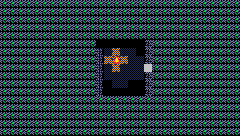

Tiled map render using the project's own tile images. Description and the whole map definition, tile-layer contents included, below:
An orthogonal 30x17 tile map with 8x8 px tiles, 3 tile layers (Tile Layer 1, door, wall).

<map version="1.8" tiledversion="1.8.0" orientation="orthogonal" renderorder="right-down" width="30" height="17" tilewidth="8" tileheight="8" infinite="0" nextlayerid="4" nextobjectid="1">
 <tileset firstgid="1" source="../tilemap.tsx" />
 <layer id="1" name="Tile Layer 1" width="30" height="17">
  <data encoding="csv">
13,13,13,13,13,13,13,13,13,13,13,13,13,13,13,13,13,13,13,13,13,13,13,13,13,13,13,13,13,13,
13,13,13,13,13,13,13,13,13,13,13,13,13,13,13,13,13,13,13,13,13,13,13,13,13,13,13,13,13,13,
13,13,13,13,13,13,13,13,13,13,13,13,13,13,13,13,13,13,13,13,13,13,13,13,13,13,13,13,13,13,
13,13,13,13,13,13,13,13,13,13,13,13,13,13,13,13,13,13,13,13,13,13,13,13,13,13,13,13,13,13,
13,13,13,13,13,13,13,13,13,13,13,13,13,13,13,13,13,13,13,13,13,13,13,13,13,13,13,13,13,13,
13,13,13,13,13,13,13,13,13,13,13,13,0,0,0,0,0,0,0,13,13,13,13,13,13,13,13,13,13,13,
13,13,13,13,13,13,13,13,13,13,13,13,0,1,2,1,1,11,0,13,13,13,13,13,13,13,13,13,13,13,
13,13,13,13,13,13,13,13,13,13,13,13,0,2,3,2,1,1,0,13,13,13,13,13,13,13,13,13,13,13,
13,13,13,13,13,13,13,13,13,13,13,13,0,1,2,1,1,1,0,13,13,13,13,13,13,13,13,13,13,13,
13,13,13,13,13,13,13,13,13,13,13,13,0,1,1,1,1,1,0,13,13,13,13,13,13,13,13,13,13,13,
13,13,13,13,13,13,13,13,13,13,13,13,0,11,1,1,11,11,0,13,13,13,13,13,13,13,13,13,13,13,
13,13,13,13,13,13,13,13,13,13,13,13,0,0,0,0,0,0,0,13,13,13,13,13,13,13,13,13,13,13,
13,13,13,13,13,13,13,13,13,13,13,13,13,13,13,13,13,13,13,13,13,13,13,13,13,13,13,13,13,13,
13,13,13,13,13,13,13,13,13,13,13,13,13,13,13,13,13,13,13,13,13,13,13,13,13,13,13,13,13,13,
13,13,13,13,13,13,13,13,13,13,13,13,13,13,13,13,13,13,13,13,13,13,13,13,13,13,13,13,13,13,
13,13,13,13,13,13,13,13,13,13,13,13,13,13,13,13,13,13,13,13,13,13,13,13,13,13,13,13,13,13,
13,13,13,13,13,13,13,13,13,13,13,13,13,13,13,13,13,13,13,13,13,13,13,13,13,13,13,13,13,13
</data>
 </layer>
 <layer id="3" name="door" width="30" height="17">
  <data encoding="csv">
0,0,0,0,0,0,0,0,0,0,0,0,0,0,0,0,0,0,0,0,0,0,0,0,0,0,0,0,0,0,
0,0,0,0,0,0,0,0,0,0,0,0,0,0,0,0,0,0,0,0,0,0,0,0,0,0,0,0,0,0,
0,0,0,0,0,0,0,0,0,0,0,0,0,0,0,0,0,0,0,0,0,0,0,0,0,0,0,0,0,0,
0,0,0,0,0,0,0,0,0,0,0,0,0,0,0,0,0,0,0,0,0,0,0,0,0,0,0,0,0,0,
0,0,0,0,0,0,0,0,0,0,0,0,0,0,0,0,0,0,0,0,0,0,0,0,0,0,0,0,0,0,
0,0,0,0,0,0,0,0,0,0,0,0,0,0,0,0,0,0,0,0,0,0,0,0,0,0,0,0,0,0,
0,0,0,0,0,0,0,0,0,0,0,0,0,0,0,0,0,0,0,0,0,0,0,0,0,0,0,0,0,0,
0,0,0,0,0,0,0,0,0,0,0,0,0,0,0,0,0,0,0,0,0,0,0,0,0,0,0,0,0,0,
0,0,0,0,0,0,0,0,0,0,0,0,0,0,0,0,0,0,12,0,0,0,0,0,0,0,0,0,0,0,
0,0,0,0,0,0,0,0,0,0,0,0,0,0,0,0,0,0,0,0,0,0,0,0,0,0,0,0,0,0,
0,0,0,0,0,0,0,0,0,0,0,0,0,0,0,0,0,0,0,0,0,0,0,0,0,0,0,0,0,0,
0,0,0,0,0,0,0,0,0,0,0,0,0,0,0,0,0,0,0,0,0,0,0,0,0,0,0,0,0,0,
0,0,0,0,0,0,0,0,0,0,0,0,0,0,0,0,0,0,0,0,0,0,0,0,0,0,0,0,0,0,
0,0,0,0,0,0,0,0,0,0,0,0,0,0,0,0,0,0,0,0,0,0,0,0,0,0,0,0,0,0,
0,0,0,0,0,0,0,0,0,0,0,0,0,0,0,0,0,0,0,0,0,0,0,0,0,0,0,0,0,0,
0,0,0,0,0,0,0,0,0,0,0,0,0,0,0,0,0,0,0,0,0,0,0,0,0,0,0,0,0,0,
0,0,0,0,0,0,0,0,0,0,0,0,0,0,0,0,0,0,0,0,0,0,0,0,0,0,0,0,0,0
</data>
 </layer>
 <layer id="2" name="wall" width="30" height="17">
  <data encoding="csv">
0,0,0,0,0,0,0,0,0,0,0,0,0,0,0,0,0,0,0,0,0,0,0,0,0,0,0,0,0,0,
0,0,0,0,0,0,0,0,0,0,0,0,0,0,0,0,0,0,0,0,0,0,0,0,0,0,0,0,0,0,
0,0,0,0,0,0,0,0,0,0,0,0,0,0,0,0,0,0,0,0,0,0,0,0,0,0,0,0,0,0,
0,0,0,0,0,0,0,0,0,0,0,0,0,0,0,0,0,0,0,0,0,0,0,0,0,0,0,0,0,0,
0,0,0,0,0,0,0,0,0,0,0,0,0,0,0,0,0,0,0,0,0,0,0,0,0,0,0,0,0,0,
0,0,0,0,0,0,0,0,0,0,0,0,17,17,17,17,17,17,8,0,0,0,0,0,0,0,0,0,0,0,
0,0,0,0,0,0,0,0,0,0,0,0,7,0,0,0,0,0,8,0,0,0,0,0,0,0,0,0,0,0,
0,0,0,0,0,0,0,0,0,0,0,0,7,0,0,0,0,0,8,0,0,0,0,0,0,0,0,0,0,0,
0,0,0,0,0,0,0,0,0,0,0,0,7,0,0,0,0,0,0,0,0,0,0,0,0,0,0,0,0,0,
0,0,0,0,0,0,0,0,0,0,0,0,7,0,0,0,0,0,8,0,0,0,0,0,0,0,0,0,0,0,
0,0,0,0,0,0,0,0,0,0,0,0,7,0,0,0,0,0,8,0,0,0,0,0,0,0,0,0,0,0,
0,0,0,0,0,0,0,0,0,0,0,0,7,18,18,18,18,18,8,0,0,0,0,0,0,0,0,0,0,0,
0,0,0,0,0,0,0,0,0,0,0,0,0,0,0,0,0,0,0,0,0,0,0,0,0,0,0,0,0,0,
0,0,0,0,0,0,0,0,0,0,0,0,0,0,0,0,0,0,0,0,0,0,0,0,0,0,0,0,0,0,
0,0,0,0,0,0,0,0,0,0,0,0,0,0,0,0,0,0,0,0,0,0,0,0,0,0,0,0,0,0,
0,0,0,0,0,0,0,0,0,0,0,0,0,0,0,0,0,0,0,0,0,0,0,0,0,0,0,0,0,0,
0,0,0,0,0,0,0,0,0,0,0,0,0,0,0,0,0,0,0,0,0,0,0,0,0,0,0,0,0,0
</data>
 </layer>
</map>